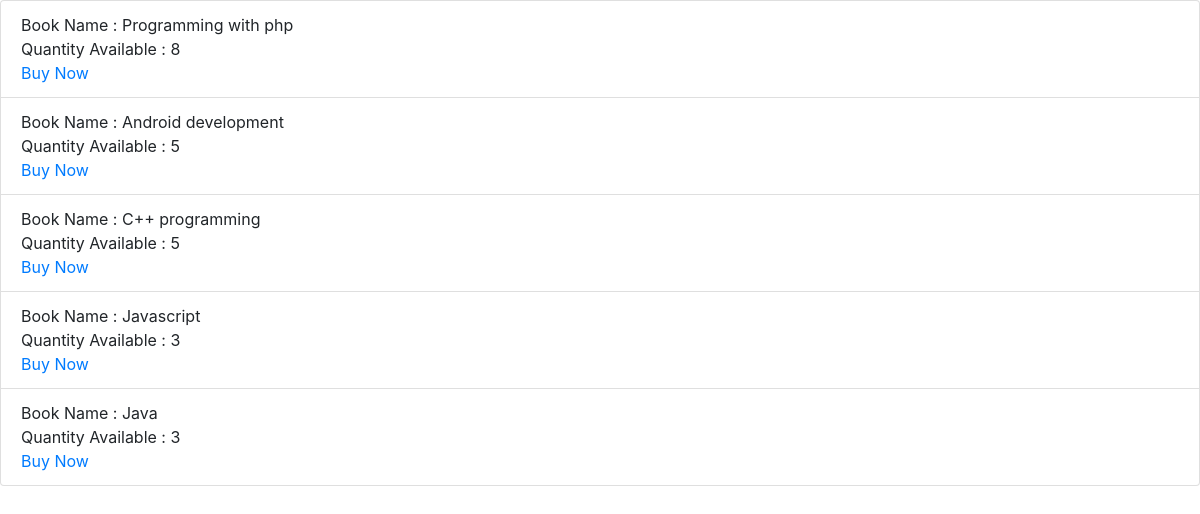
Screenshot of /book.php with the database file from the repository.
### tables this page shows
CREATE TABLE `bookinventory` (
  `id` int(11) NOT NULL,
  `book_name` varchar(100) NOT NULL,
  `version` varchar(10) NOT NULL,
  `price` varchar(10) NOT NULL,
  `quantity` int(11) NOT NULL
);

### book.php (the view, shortened to what this page needs)
<?php
include('functions/database_functions.php');
?>
<!DOCTYPE html>
<html lang="en">
     <link rel="stylesheet" href="https://stackpath.bootstrapcdn.com/bootstrap/4.4.1/css/bootstrap.min.css">
    <body class="cnt-home">
		<ul class="list-group">
			<?php
$sql = "SELECT * FROM bookinventory";
$result = $con->query($sql);
while ($row=mysqli_fetch_array($result))
{
?>
  <li class="list-group-item">
  	Book Name : <?php echo htmlentities($row['book_name']); ?><br>
    Quantity Available : <?php echo htmlentities($row['quantity']); ?><br>
  	<a href="checkout.php?id=<?php echo htmlentities($row['id']); ?>">Buy Now</a>
  </li>
<?php } ?>
</ul>
</body>
</html>

### rows the page displays
bookinventory: book_name "Programming with php", quantity "8"
bookinventory: book_name "Android development", quantity "5"
bookinventory: book_name "C++ programming", quantity "5"
bookinventory: book_name "Javascript", quantity "3"
bookinventory: book_name "Java", quantity "3"
